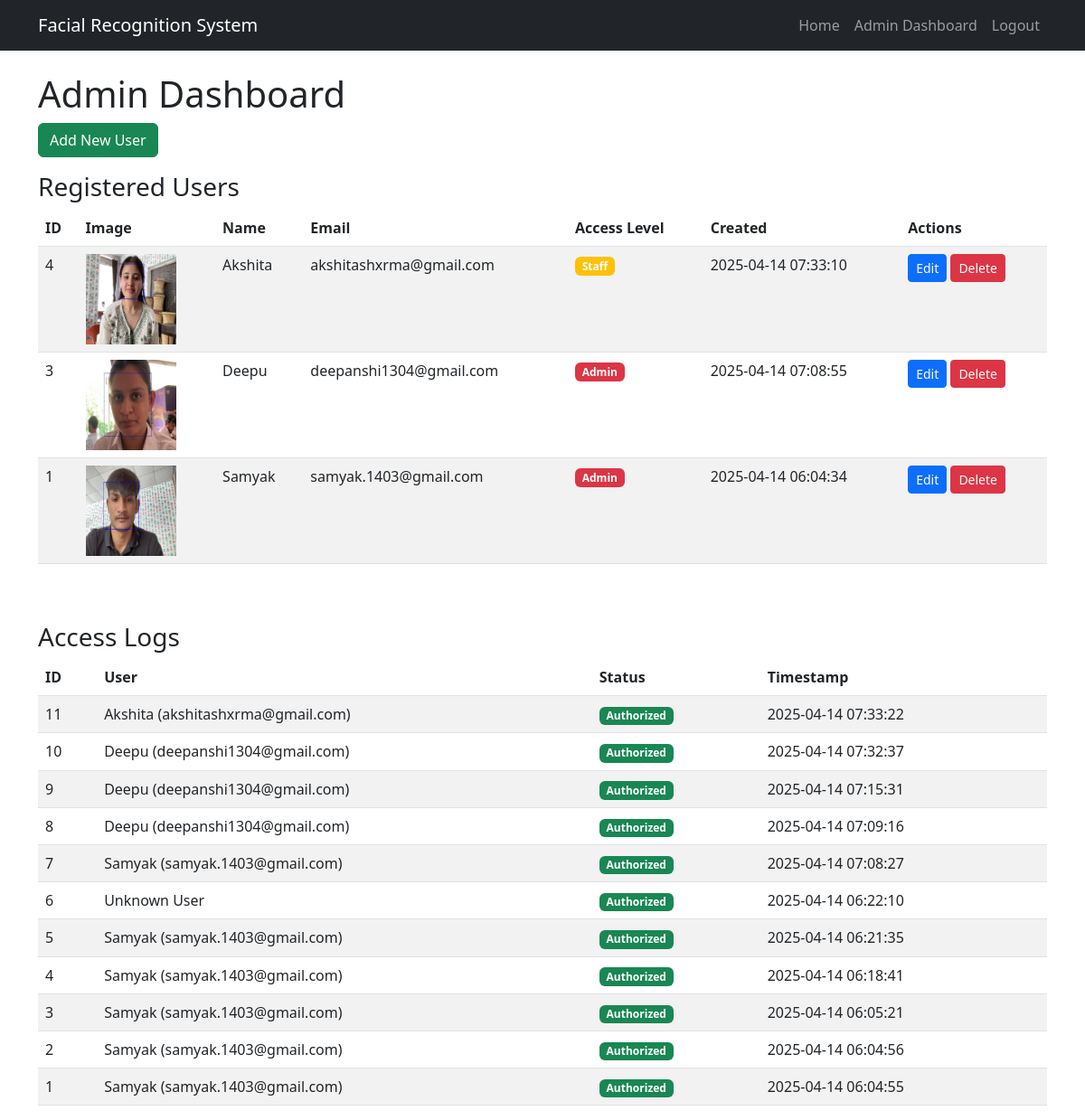
The page /admin (signed in) on the database its author committed.
### tables this page shows
CREATE TABLE users (
        id INTEGER PRIMARY KEY AUTOINCREMENT,
        name TEXT NOT NULL,
        email TEXT NOT NULL,
        image_path TEXT NOT NULL,
        access_level TEXT NOT NULL,
        created_at TIMESTAMP DEFAULT CURRENT_TIMESTAMP
    );

CREATE TABLE access_logs (
        id INTEGER PRIMARY KEY AUTOINCREMENT,
        user_id INTEGER,
        status TEXT NOT NULL,
        timestamp TIMESTAMP DEFAULT CURRENT_TIMESTAMP,
        FOREIGN KEY (user_id) REFERENCES users (id)
    );

### .ipynb_checkpoints/app-checkpoint.py (the view)
@app.route('/admin')
def admin_dashboard():
    if not session.get('admin_logged_in'):
        return redirect(url_for('admin_login'))
    users = get_all_users()
    logs = get_access_logs()
    return render_template('admin.html', users=users, logs=logs)

### .ipynb_checkpoints/app-checkpoint.py (called while the page is built)
def get_all_users():
    conn = sqlite3.connect('facial_recognition.db')
    conn.row_factory = sqlite3.Row
    cursor = conn.cursor()
    cursor.execute("SELECT * FROM users ORDER BY created_at DESC")
    users = cursor.fetchall()
    conn.close()
    return users

def get_access_logs():
    conn = sqlite3.connect('facial_recognition.db')
    conn.row_factory = sqlite3.Row
    cursor = conn.cursor()
    cursor.execute("""
        SELECT a.id, a.status, a.timestamp, u.name, u.email
        FROM access_logs a
        LEFT JOIN users u ON a.user_id = u.id
        ORDER BY a.timestamp DESC
    """)
    logs = cursor.fetchall()
    conn.close()
    return logs

### templates/admin.html
{% extends "layout.html" %}
{% block content %}
<div class="row">
    <div class="col-md-12">
        <h1>Admin Dashboard</h1>
        <a href="{{ url_for('add_user') }}" class="btn btn-success mb-3">Add New User</a>
    </div>
</div>
<div class="row">
    <div class="col-md-12">
        <h3>Registered Users</h3>
        <div class="table-responsive">
            <table class="table table-striped">
                <thead>
                    <tr>
                        <th>ID</th>
                        <th>Image</th>
                        <th>Name</th>
                        <th>Email</th>
                        <th>Access Level</th>
                        <th>Created</th>
                        <th>Actions</th>
                    </tr>
                </thead>
                <tbody>
                    {% for user in users %}
                    <tr>
                        <td>{{ user.id }}</td>
                        <td>
                            <img src="{{ url_for('static', filename=user.image_path.split('/')[-2] + '/' + user.image_path.split('/')[-1]) }}" class="user-image" alt="{{ user.name }}">
                        </td>
                        <td>{{ user.name }}</td>
                        <td>{{ user.email }}</td>
                        <td>
                            {% if user.access_level == 'admin' %}
                            <span class="badge bg-danger">Admin</span>
                            {% elif user.access_level == 'staff' %}
                            <span class="badge bg-warning">Staff</span>
                            {% else %}
                            <span class="badge bg-info">Basic</span>
                            {% endif %}
                        </td>
                        <td>{{ user.created_at }}</td>
                        <td>
                            <a href="{{ url_for('edit_user', user_id=user.id) }}" class="btn btn-sm btn-primary">Edit</a>
                            <form action="{{ url_for('delete_user_route', user_id=user.id) }}" method="POST" class="d-inline">
                                <button type="submit" class="btn btn-sm btn-danger" onclick="return confirm('Are you sure you want to delete this user?')">Delete</button>
                            </form>
                        </td>
                    </tr>
                    {% endfor %}
                </tbody>
            </table>
        </div>
    </div>
</div>
<div class="row mt-5">
    <div class="col-md-12">
        <h3>Access Logs</h3>
        <div class="table-responsive">
            <table class="table table-striped">
                <thead>
                    <tr>
                        <th>ID</th>
                        <th>User</th>
                        <th>Status</th>
                        <th>Timestamp</th>
                    </tr>
                </thead>
                <tbody>
                    {% for log in logs %}
                    <tr>
                        <td>{{ log.id }}</td>
                        <td>
                            {% if log.name %}
                            {{ log.name }} ({{ log.email }})
                            {% else %}
                            Unknown User
                            {% endif %}
                        </td>
                        <td>
                            {% if log.status == 'Authorized' %}
                            <span class="badge bg-success">{{ log.status }}</span>
                            {% else %}
                            <span class="badge bg-danger">{{ log.status }}</span>
                            {% endif %}
                        </td>
                        <td>{{ log.timestamp }}</td>
                    </tr>
                    {% endfor %}
                </tbody>
            </table>
        </div>
    </div>
</div>
{% endblock %}

### templates/layout.html (shortened to what this page needs)
<!DOCTYPE html>
<html lang="en">
<head>
    <link rel="stylesheet" href="https://cdnjs.cloudflare.com/ajax/libs/bootstrap/5.2.3/css/bootstrap.min.css">
</head>
<body>
    <nav class="navbar navbar-expand-lg navbar-dark bg-dark">
        <div class="container">
            <a class="navbar-brand" href="/">Facial Recognition System</a>
            <div class="collapse navbar-collapse" id="navbarNav">
                <ul class="navbar-nav ms-auto">
                    <li class="nav-item">
                        <a class="nav-link" href="/">Home</a>
                    </li>
                    {% if session.get('admin_logged_in') %}
                    <li class="nav-item">
                        <a class="nav-link" href="/admin">Admin Dashboard</a>
                    </li>
                    <li class="nav-item">
                        <a class="nav-link" href="/admin_logout">Logout</a>
                    </li>
                    {% else %}
                    <li class="nav-item">
                        <a class="nav-link" href="/admin_login">Admin Login</a>
                    </li>
                    {% endif %}
                </ul>
            </div>
        </div>
    </nav>
    <div class="container mt-4">
        {% block content %}{% endblock %}
    </div>
</body>
</html>

### templates/layout.html (style rules this page uses)
.user-image { width: 100px; height: 100px; object-fit: cover; }

### rows shown on the page
users: id "4", image_path+name (picture), name "Akshita", email "akshitashxrma@gmail.com", access_level "Staff", created_at "2025-04-14 07:33:10"
users: id "3", image_path+name (picture), name "Deepu", email "deepanshi1304@gmail.com", access_level "Admin", created_at "2025-04-14 07:08:55"
users: id "1", image_path+name (picture), name "Samyak", email "samyak.1403@gmail.com", access_level "Admin", created_at "2025-04-14 06:04:34"
access_logs: id "11", name "Akshita", email "akshitashxrma@gmail.com", status "Authorized", timestamp "2025-04-14 07:33:22"
access_logs: id "10", name "Deepu", email "deepanshi1304@gmail.com", status "Authorized", timestamp "2025-04-14 07:32:37"
access_logs: id "9", name "Deepu", email "deepanshi1304@gmail.com", status "Authorized", timestamp "2025-04-14 07:15:31"
access_logs: id "8", name "Deepu", email "deepanshi1304@gmail.com", status "Authorized", timestamp "2025-04-14 07:09:16"
access_logs: id "7", name "Samyak", email "samyak.1403@gmail.com", status "Authorized", timestamp "2025-04-14 07:08:27"
access_logs: id "6", shows "Unknown User", status "Authorized", timestamp "2025-04-14 06:22:10"
access_logs: id "5", name "Samyak", email "samyak.1403@gmail.com", status "Authorized", timestamp "2025-04-14 06:21:35"
access_logs: id "4", name "Samyak", email "samyak.1403@gmail.com", status "Authorized", timestamp "2025-04-14 06:18:41"
access_logs: id "3", name "Samyak", email "samyak.1403@gmail.com", status "Authorized", timestamp "2025-04-14 06:05:21"
access_logs: id "2", name "Samyak", email "samyak.1403@gmail.com", status "Authorized", timestamp "2025-04-14 06:04:56"
access_logs: id "1", name "Samyak", email "samyak.1403@gmail.com", status "Authorized", timestamp "2025-04-14 06:04:55"
